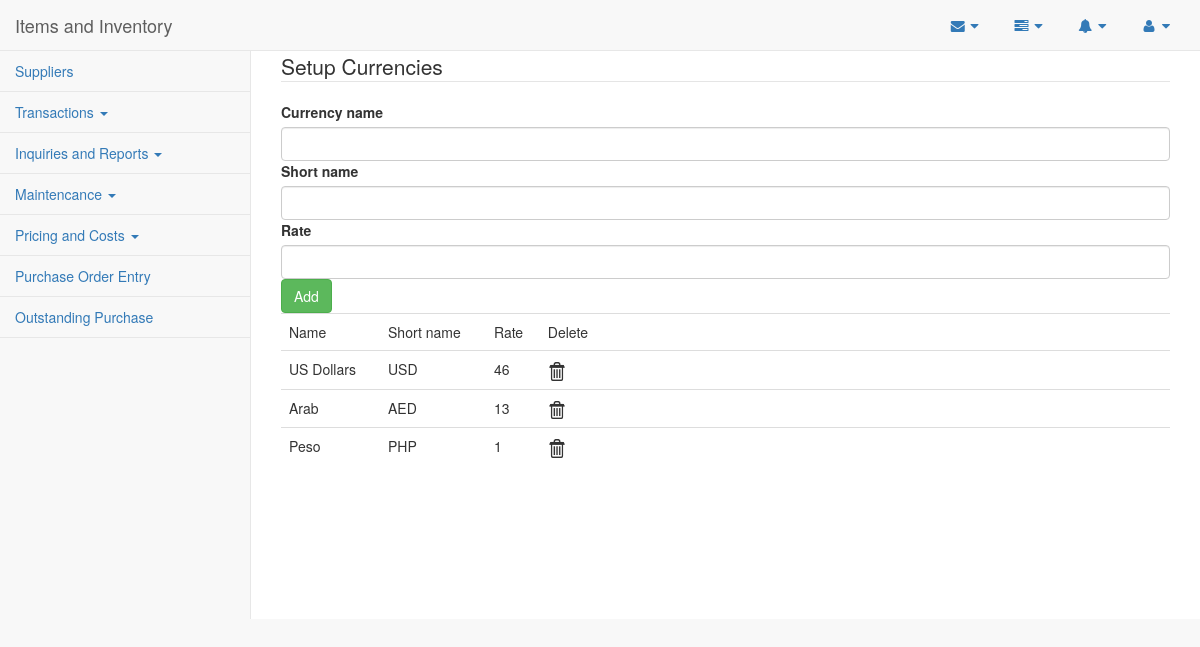
The page /pages/currency.php on the database its author committed.
### tables this page shows
CREATE TABLE IF NOT EXISTS `opt_currency` (
  `id` int(2) NOT NULL AUTO_INCREMENT,
  `name` varchar(10) NOT NULL,
  `short_name` varchar(3) NOT NULL,
  `rate` decimal(10,0) NOT NULL,
  PRIMARY KEY (`id`)
);

### pages/process.php (called while the page is built, shortened)
<?php
function viewCurrencies($conn){
	$sql="SELECT * FROM opt_currency";
	$result=mysqli_query($conn, $sql);
	return $result;
}
?>

### pages/currency.php (the view, shortened to what this page needs)
  		<?php
  			include('process.php');
  			$conn1 = connect();
  			$result = viewCurrencies($conn1);
  		include('header.php');
  		?>
        <div id="page-wrapper">
        <form method="POST">
        <legend>Setup Currencies</legend>
        <label>Currency name</label>
         <input type="text" class="form-control" name="name">
         <label>Short name</label>
         <input type="text" class="form-control" name="short_name">
         <label>Rate</label>
         <input type="text" class="form-control" name="rate">
         <input type="submit" class="btn btn-success" value="Add" name="add">
         </form>
        <table class="table table-sttripped">
        	<tr>
        		<td>Name</td>
        		<td>Short name</td>
        		<td>Rate</td>
                <td>Delete</td>
        	</tr>
        	<?php
                while($row=mysqli_fetch_assoc($result)){
            ?>
        	<tr>
        		<td><?=$row['name']?></td>
        		<td><?=$row['short_name']?></td>
        		<td><?=$row['rate']?></td>
                <td><a href='<?php echo "currency.php?id=".$row['id']?>'><img src="../images/delete.png" width="3%"></a></td>
        	</tr>
    		<?php
    		}
    		?>
       </div>
    </div>
<?php
 include('footer.php');
?>

### rows shown on the page
opt_currency: name "US Dollars", short_name "USD", rate "46"
opt_currency: name "Arab", short_name "AED", rate "13"
opt_currency: name "Peso", short_name "PHP", rate "1"
